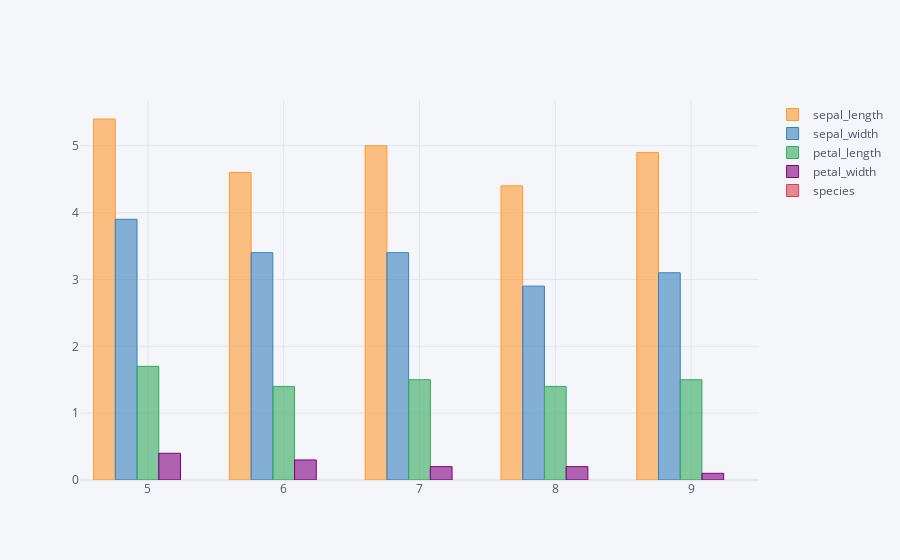

Notebook code for this chart:
### Code cell
df.iloc[5:10].iplot(kind='bar')

### Figure 1 — Plotly figure (JSON) as saved in the notebook; plotly's stock layout.template omitted (floating-point values rounded to 4 significant figures)
{"data": [{"marker": {"color": "rgba(255, 153, 51, 0.6)", "line": {"color": "rgba(255, 153, 51, 1.0)", "width": 1}}, "name": "sepal_length", "orientation": "v", "text": "", "type": "bar", "x": [5, 6, 7, 8, 9], "y": [5.4, 4.6, 5, 4.4, 4.9]}, {"marker": {"color": "rgba(55, 128, 191, 0.6)", "line": {"color": "rgba(55, 128, 191, 1.0)", "width": 1}}, "name": "sepal_width", "orientation": "v", "text": "", "type": "bar", "x": [5, 6, 7, 8, 9], "y": [3.9, 3.4, 3.4, 2.9, 3.1]}, {"marker": {"color": "rgba(50, 171, 96, 0.6)", "line": {"color": "rgba(50, 171, 96, 1.0)", "width": 1}}, "name": "petal_length", "orientation": "v", "text": "", "type": "bar", "x": [5, 6, 7, 8, 9], "y": [1.7, 1.4, 1.5, 1.4, 1.5]}, {"marker": {"color": "rgba(128, 0, 128, 0.6)", "line": {"color": "rgba(128, 0, 128, 1.0)", "width": 1}}, "name": "petal_width", "orientation": "v", "text": "", "type": "bar", "x": [5, 6, 7, 8, 9], "y": [0.4, 0.3, 0.2, 0.2, 0.1]}, {"marker": {"color": "rgba(219, 64, 82, 0.6)", "line": {"color": "rgba(219, 64, 82, 1.0)", "width": 1}}, "name": "species", "orientation": "v", "text": "", "type": "bar", "x": [5, 6, 7, 8, 9], "y": ["setosa", "setosa", "setosa", "setosa", "setosa"]}], "layout": {"legend": {"bgcolor": "#F5F6F9", "font": {"color": "#4D5663"}}, "paper_bgcolor": "#F5F6F9", "plot_bgcolor": "#F5F6F9", "title": {"font": {"color": "#4D5663"}}, "xaxis": {"gridcolor": "#E1E5ED", "showgrid": true, "tickfont": {"color": "#4D5663"}, "title": {"font": {"color": "#4D5663"}, "text": ""}, "zerolinecolor": "#E1E5ED"}, "yaxis": {"gridcolor": "#E1E5ED", "showgrid": true, "tickfont": {"color": "#4D5663"}, "title": {"font": {"color": "#4D5663"}, "text": ""}, "zerolinecolor": "#E1E5ED"}}}
